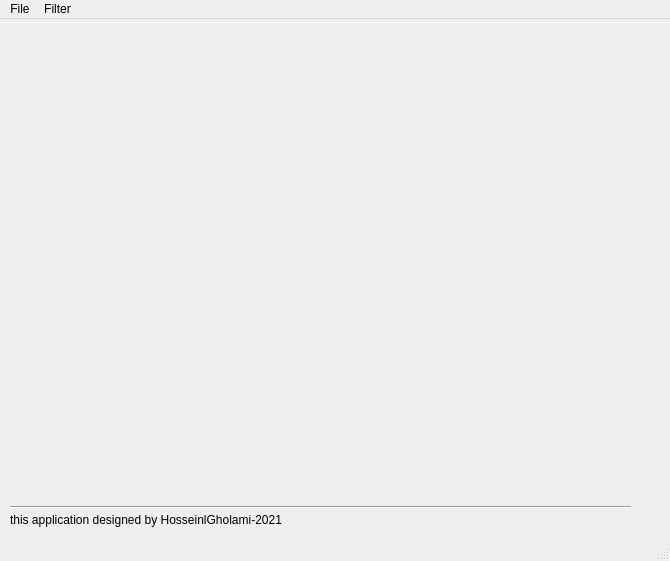
<?xml version="1.0" encoding="UTF-8"?>
<ui version="4.0">
 <class>MainWindow</class>
 <widget class="QMainWindow" name="MainWindow">
  <property name="geometry">
   <rect>
    <x>0</x>
    <y>0</y>
    <width>670</width>
    <height>561</height>
   </rect>
  </property>
  <property name="minimumSize">
   <size>
    <width>670</width>
    <height>561</height>
   </size>
  </property>
  <property name="maximumSize">
   <size>
    <width>670</width>
    <height>561</height>
   </size>
  </property>
  <property name="windowTitle">
   <string>MainWindow</string>
  </property>
  <widget class="QWidget" name="centralwidget">
   <property name="sizePolicy">
    <sizepolicy hsizetype="Fixed" vsizetype="Fixed">
     <horstretch>0</horstretch>
     <verstretch>0</verstretch>
    </sizepolicy>
   </property>
   <property name="minimumSize">
    <size>
     <width>670</width>
     <height>520</height>
    </size>
   </property>
   <property name="maximumSize">
    <size>
     <width>670</width>
     <height>520</height>
    </size>
   </property>
   <widget class="QLabel" name="textLabel">
    <property name="geometry">
     <rect>
      <x>10</x>
      <y>490</y>
      <width>299</width>
      <height>21</height>
     </rect>
    </property>
    <property name="text">
     <string>this application designed by HosseinlGholami-2021</string>
    </property>
   </widget>
   <widget class="QLabel" name="image_label">
    <property name="geometry">
     <rect>
      <x>5</x>
      <y>5</y>
      <width>640</width>
      <height>480</height>
     </rect>
    </property>
    <property name="sizePolicy">
     <sizepolicy hsizetype="Fixed" vsizetype="Fixed">
      <horstretch>0</horstretch>
      <verstretch>0</verstretch>
     </sizepolicy>
    </property>
    <property name="minimumSize">
     <size>
      <width>640</width>
      <height>480</height>
     </size>
    </property>
    <property name="maximumSize">
     <size>
      <width>640</width>
      <height>480</height>
     </size>
    </property>
    <property name="text">
     <string/>
    </property>
   </widget>
   <widget class="Line" name="line">
    <property name="geometry">
     <rect>
      <x>10</x>
      <y>480</y>
      <width>621</width>
      <height>16</height>
     </rect>
    </property>
    <property name="orientation">
     <enum>Qt::Horizontal</enum>
    </property>
   </widget>
  </widget>
  <widget class="QMenuBar" name="menubar">
   <property name="geometry">
    <rect>
     <x>0</x>
     <y>0</y>
     <width>670</width>
     <height>21</height>
    </rect>
   </property>
   <widget class="QMenu" name="menuexit">
    <property name="title">
     <string>File</string>
    </property>
   </widget>
   <widget class="QMenu" name="menuRed_filter">
    <property name="title">
     <string>Filter</string>
    </property>
    <addaction name="actionBlur_Filter"/>
    <addaction name="actionRed_Filter"/>
    <addaction name="actionGreen_Filter"/>
    <addaction name="actionBlue_Filter"/>
   </widget>
   <addaction name="menuexit"/>
   <addaction name="menuRed_filter"/>
  </widget>
  <widget class="QStatusBar" name="statusbar"/>
  <action name="actionblur_filter">
   <property name="text">
    <string>blur-filter</string>
   </property>
  </action>
  <action name="actionClose">
   <property name="text">
    <string>Close</string>
   </property>
  </action>
  <action name="actionBlur_Filter">
   <property name="text">
    <string>Blur Filter</string>
   </property>
  </action>
  <action name="actionRed_Filter">
   <property name="text">
    <string>Red Filter</string>
   </property>
  </action>
  <action name="actionGreen_Filter">
   <property name="text">
    <string>Green Filter</string>
   </property>
  </action>
  <action name="actionBlue_Filter">
   <property name="text">
    <string>Blue Filter</string>
   </property>
  </action>
 </widget>
 <resources/>
 <connections/>
</ui>
